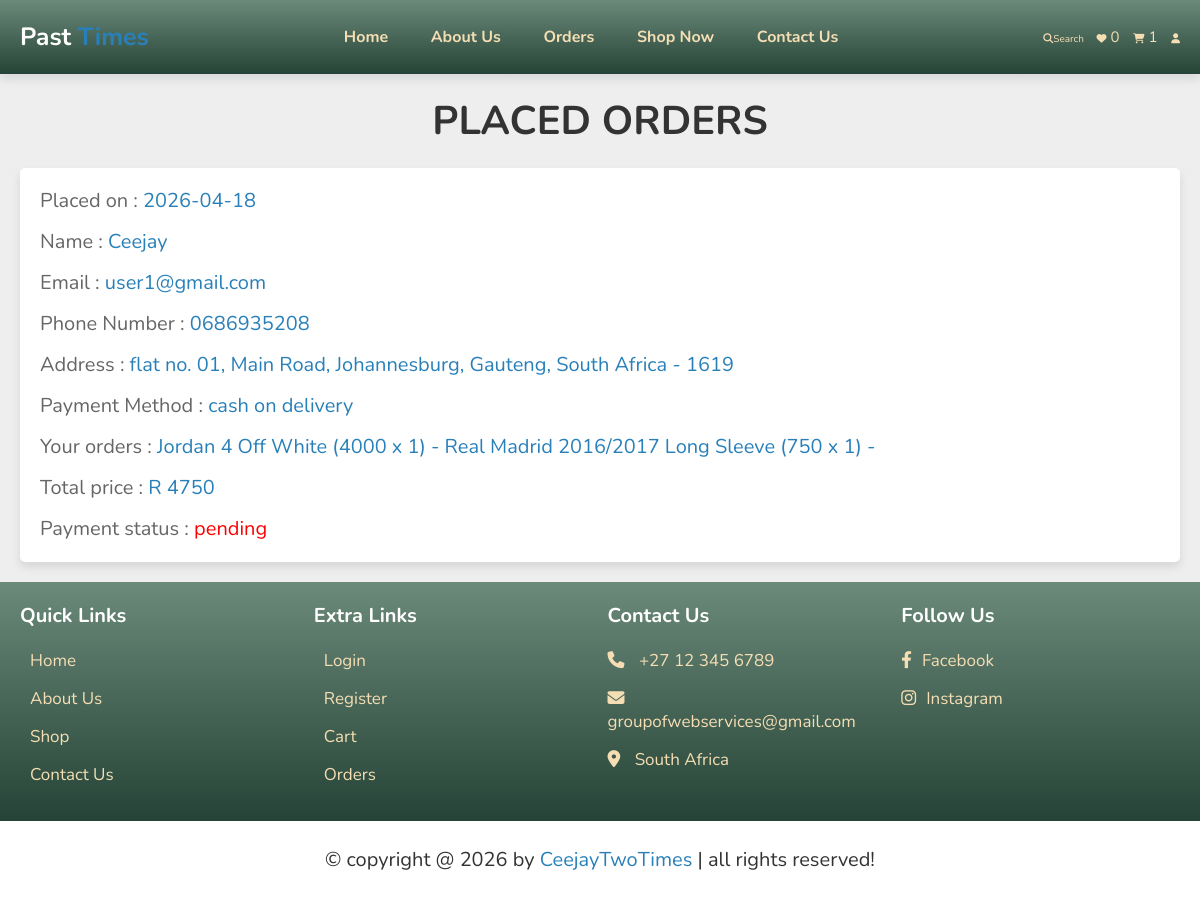
Screenshot of /orders.php (signed in) with the database file from the repository.
### tables this page shows
CREATE TABLE `orders` (
  `id` int(100) NOT NULL,
  `user_id` int(100) NOT NULL,
  `name` varchar(20) NOT NULL,
  `number` varchar(10) NOT NULL,
  `email` varchar(50) NOT NULL,
  `method` varchar(50) NOT NULL,
  `address` varchar(500) NOT NULL,
  `total_products` varchar(1000) NOT NULL,
  `total_price` int(100) NOT NULL,
  `placed_on` date NOT NULL DEFAULT current_timestamp(),
  `payment_status` varchar(20) NOT NULL DEFAULT 'pending'
);

### orders.php (the view, shortened to what this page needs)
<?php
include 'components/connect.php';
if(isset($_SESSION['user_id'])){
   $user_id = $_SESSION['user_id'];
}else{
   $user_id = '';
};
?>
<!DOCTYPE html>
<html lang="en">
<head>
   <link rel="stylesheet" href="https://cdnjs.cloudflare.com/ajax/libs/font-awesome/6.1.1/css/all.min.css">
   <link rel="stylesheet" href="css/style.css">
</head>
<body>
<?php include 'components/user_header.php'; ?>
<section class="orders">
   <h1 class="heading">Placed Orders</h1>
   <div class="box-container">
   <?php
      if($user_id == ''){
         echo '<p class="empty">please login to see your orders</p>';
      }else{
         $select_orders = $conn->prepare("SELECT * FROM `orders` WHERE user_id = ?");
         $select_orders->execute([$user_id]);
         if($select_orders->rowCount() > 0){
            while($fetch_orders = $select_orders->fetch(PDO::FETCH_ASSOC)){
   ?>
   <div class="box">
      <p>Placed on : <span><?= $fetch_orders['placed_on']; ?></span></p>
      <p>Name : <span><?= $fetch_orders['name']; ?></span></p>
      <p>Email : <span><?= $fetch_orders['email']; ?></span></p>
      <p>Phone Number : <span><?= $fetch_orders['number']; ?></span></p>
      <p>Address : <span><?= $fetch_orders['address']; ?></span></p>
      <p>Payment Method : <span><?= $fetch_orders['method']; ?></span></p>
      <p>Your orders : <span><?= $fetch_orders['total_products']; ?></span></p>
      <p>Total price : <span> R <?= $fetch_orders['total_price']; ?></span></p>
      <p> Payment status : <span style="color:<?php if($fetch_orders['payment_status'] == 'pending'){ echo 'red'; }else{ echo 'green'; }; ?>"><?= $fetch_orders['payment_status']; ?></span> </p>
   </div>
   <?php
      }
      }else{
         echo '<p class="empty">no orders placed yet!</p>';
      }
      }
   ?>
   </div>
</section>
<?php include 'components/footer.php'; ?>
</body>
</html>

### css/style.css (style rules this page uses)
:root { --main-color:#2980b9; --orange:#f39c12; --red:#e74c3c; --black:#333; --white:#fff; --light-color:#666; --light-bg:#eee; --box-shadow:0 .5rem 1rem rgba(0,0,0,.1); }
* { font-family: 'Nunito', sans-serif; margin:0; padding:0; box-sizing: border-box; outline: none; border:none; text-decoration: none; }
html { font-size: 62.5%; overflow-x: hidden; }
body { background-color: var(--light-bg); }
section { padding:2rem; margin:0 auto; }
.heading { font-size: 4rem; color:var(--black); margin-bottom: 2rem; text-align: center; text-transform: uppercase; }
.orders .box-container { display: flex; flex-wrap: wrap; gap:1.5rem; align-items: flex-start; }
.orders .box-container .box { padding:1rem 2rem; flex:1 1 40rem; border:var(--border); background-color: var(--white); box-shadow: var(--box-shadow); border-radius: .5rem; }
.orders .box-container .box p { margin:.5rem 0; line-height: 1.8; font-size: 2rem; color:var(--light-color); }
.orders .box-container .box p span { color:var(--main-color); }

### rows the page displays
orders: placed_on "2026-04-18", name "Ceejay", email "user1@gmail.com", number "0686935208", address "flat no. 01, Main Road, Johannesburg, Gauteng, South Africa - 1619", method "cash on delivery", total_products "Jordan 4 Off White (4000 x 1) - Real Madrid 2016/2017 Long Sleeve (750 x 1) -", total_price "4750", payment_status "pending"

### other values shown
$total_wishlist_counts "0"
$total_cart_counts "1"
